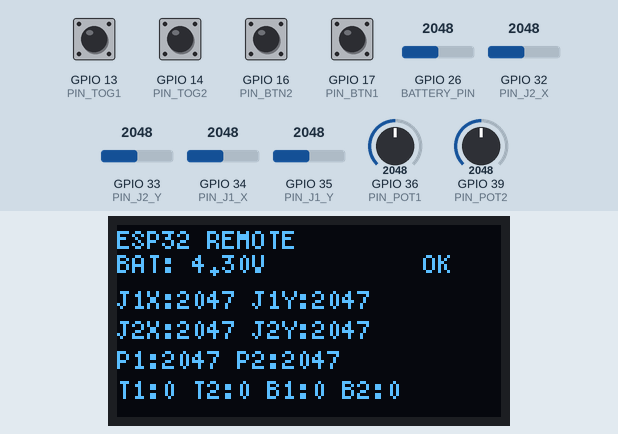
Simulated run of this sketch. Board: ESP32. Parts: 128×64 one-colour display. Inputs (shaded band) come from the test bench; at power-on: GPIO 13 (PIN_TOG1), GPIO 14 (PIN_TOG2), GPIO 16 (PIN_BTN2), GPIO 17 (PIN_BTN1) HIGH, GPIO 32 (PIN_J2_X) = 2048, GPIO 33 (PIN_J2_Y) = 2048, GPIO 34 (PIN_J1_X) = 2048, GPIO 35 (PIN_J1_Y) = 2048, GPIO 36 (PIN_POT1) = 2048, GPIO 39 (PIN_POT2) = 2048, GPIO 26 (BATTERY_PIN) = 2048 (analog values on the 0–4095 scale). No radio packets arrive unless stated; what the sketch prints to the serial monitor is not drawn.

Above: at 3.2 s.
3.3 s: GPIO 32 (PIN_J2_X) set to 2866
At 4.2 s:
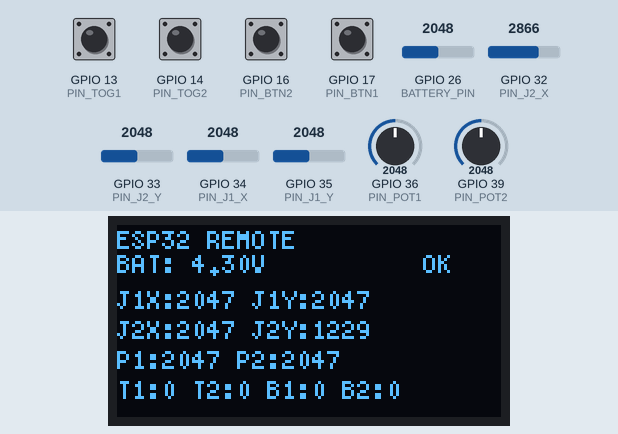
4.8 s: GPIO 33 (PIN_J2_Y) set to 2866
At 6.0 s:
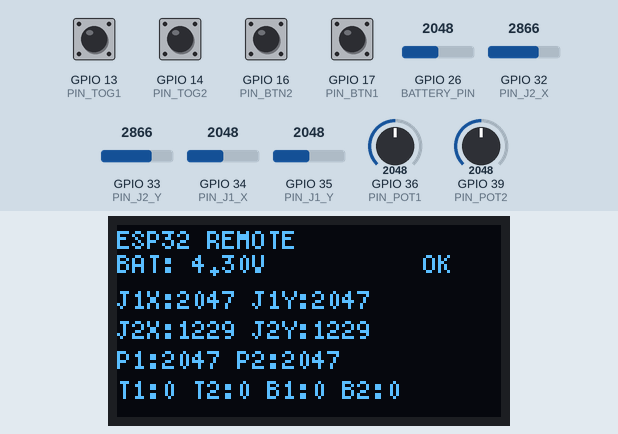
6.4 s: GPIO 34 (PIN_J1_X) set to 2866
At 7.7 s:
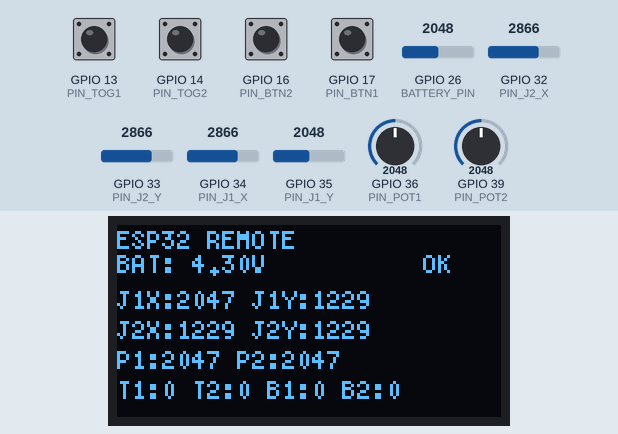
8.0 s: GPIO 35 (PIN_J1_Y) set to 2866
At 9.2 s:
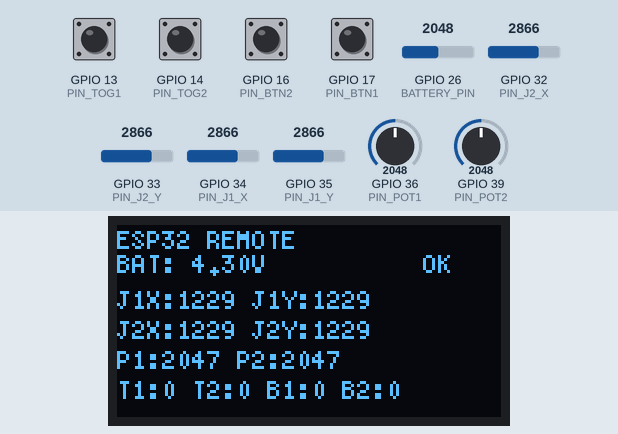
9.5 s: GPIO 36 (PIN_POT1) set to 2866
At 10.2 s:
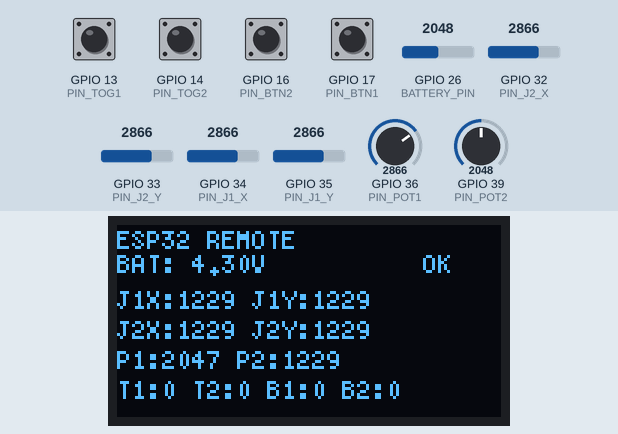
11.0 s: GPIO 39 (PIN_POT2) set to 2866
At 12.1 s:
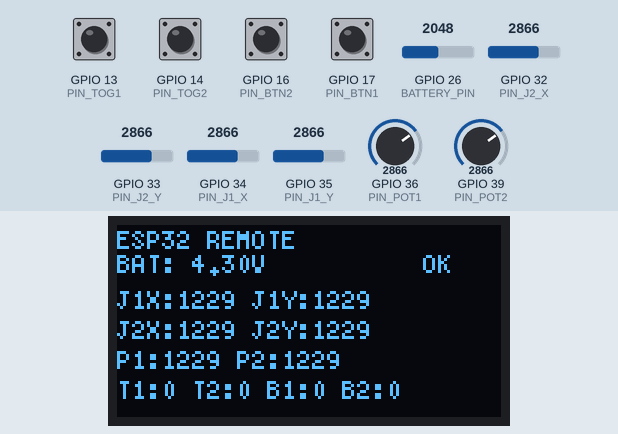
Timing chart, 0 to 13.5 s (numbered marks = the images above; inputs shaded):
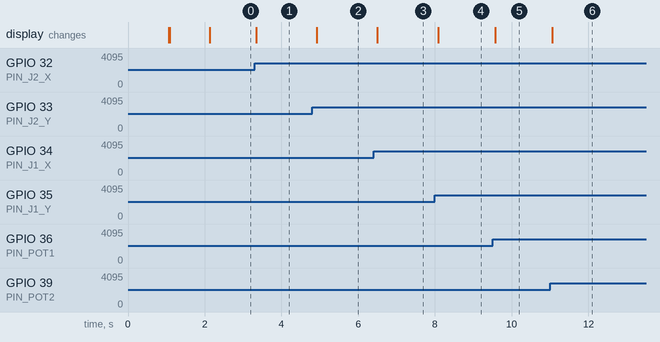

The sketch:

test_all_device_code.ino
```cpp
#include <SPI.h>
#include <RF24.h>
#include <Wire.h>
#include <U8g2lib.h>

// ===================== ANALOG INPUTS =====================

#define PIN_J1_X   34
#define PIN_J1_Y   35

#define PIN_J2_X   32
#define PIN_J2_Y   33

#define PIN_POT1   36
#define PIN_POT2   39

#define BATTERY_PIN 26

// ===================== DIGITAL INPUTS =====================

#define PIN_TOG1   13
#define PIN_TOG2   14

#define PIN_BTN1   17
#define PIN_BTN2   16

// ===================== NRF24 =====================

#define NRF_CE     25
#define NRF_CSN    27

#define NRF_SCK    18
#define NRF_MISO   19
#define NRF_MOSI   23

RF24 radio(NRF_CE, NRF_CSN);

const byte address[6] = "RC001";

// ===================== OLED =====================

U8G2_SH1106_128X64_NONAME_F_HW_I2C display(
  U8G2_R0,
  U8X8_PIN_NONE
);

// ===================== DATA STRUCT =====================

struct ControlPacket {
  uint16_t j1x;
  uint16_t j1y;
  uint16_t j2x;
  uint16_t j2y;
  uint16_t pot1;
  uint16_t pot2;
  bool tog1;
  bool tog2;
  bool btn1;
  bool btn2;
};

ControlPacket data;

// ===================== SMOOTH ANALOG READ =====================

uint16_t smoothRead(int pin) {
  uint32_t sum = 0;
  for (int i = 0; i < 8; i++) {
    sum += analogRead(pin);
    delayMicroseconds(100);
  }
  return sum / 8;
}

// ===================== INVERT ADC =====================

uint16_t invert12(uint16_t v) {
  return 4095 - v;
}

// ===================== BATTERY CALIBRATION TABLE =====================

const uint16_t adcTable[] = {
  1637, 1664, 1690, 1716, 1744,
  1773, 1800, 1824, 1852, 1878,
  1904, 1934, 1960, 1987, 2015
};

const float voltTable[] = {
  3.60, 3.65, 3.70, 3.75, 3.80,
  3.85, 3.90, 3.95, 4.00, 4.05,
  4.10, 4.15, 4.20, 4.25, 4.30
};

const int TABLE_SIZE = sizeof(adcTable) / sizeof(adcTable[0]);

uint16_t readBatteryRaw() {
  uint32_t sum = 0;
  for (int i = 0; i < 16; i++) {
    sum += analogRead(BATTERY_PIN);
    delayMicroseconds(100);
  }
  return sum / 16;
}

float adcToVoltage(uint16_t raw) {
  if (raw <= adcTable[0]) {
    return voltTable[0];
  }

  if (raw >= adcTable[TABLE_SIZE - 1]) {
    return voltTable[TABLE_SIZE - 1];
  }

  for (int i = 0; i < TABLE_SIZE - 1; i++) {
    if (raw >= adcTable[i] && raw <= adcTable[i + 1]) {
      float x0 = adcTable[i];
      float x1 = adcTable[i + 1];
      float y0 = voltTable[i];
      float y1 = voltTable[i + 1];

      return y0 + (raw - x0) * (y1 - y0) / (x1 - x0);
    }
  }

  return 0.0f;
}

float getBatteryVoltage() {
  uint16_t raw = readBatteryRaw();
  return adcToVoltage(raw);
}

// ===================== SETUP =====================

void setup() {
  Serial.begin(115200);
  delay(1000);

  pinMode(PIN_TOG1, INPUT_PULLUP);
  pinMode(PIN_TOG2, INPUT_PULLUP);
  pinMode(PIN_BTN1, INPUT_PULLUP);
  pinMode(PIN_BTN2, INPUT_PULLUP);

  analogReadResolution(12);

  analogSetPinAttenuation(PIN_J1_X, ADC_11db);
  analogSetPinAttenuation(PIN_J1_Y, ADC_11db);

  analogSetPinAttenuation(PIN_J2_X, ADC_11db);
  analogSetPinAttenuation(PIN_J2_Y, ADC_11db);

  analogSetPinAttenuation(PIN_POT1, ADC_11db);
  analogSetPinAttenuation(PIN_POT2, ADC_11db);

  analogSetPinAttenuation(BATTERY_PIN, ADC_11db);

  // ===================== OLED =====================

  Wire.begin(21, 22);

  display.begin();

  display.clearBuffer();

  display.setFont(u8g2_font_6x12_tr);

  display.drawStr(0, 15, "ESP32 REMOTE");

  display.drawStr(0, 35, "OLED OK");

  display.sendBuffer();

  // ===================== NRF24 =====================

  SPI.begin(NRF_SCK, NRF_MISO, NRF_MOSI, NRF_CSN);

  Serial.println("Starting NRF24...");

  if (!radio.begin()) {
    Serial.println("NRF NOT DETECTED");

    display.clearBuffer();

    display.drawStr(0, 20, "NRF FAILED");

    display.sendBuffer();

    while (1) {
      delay(100);
    }
  }

  radio.setChannel(76);
  radio.setDataRate(RF24_250KBPS);
  radio.setPALevel(RF24_PA_LOW);
  radio.openWritingPipe(address);
  radio.stopListening();

  Serial.println("NRF OK");

  display.clearBuffer();

  display.drawStr(0, 20, "NRF OK");

  display.sendBuffer();

  delay(1000);
}

// ===================== LOOP =====================

void loop() {
  // ===================== READ ANALOGS =====================

  data.j1x = invert12(smoothRead(PIN_J1_Y));
  data.j1y = invert12(smoothRead(PIN_J1_X));

  data.j2x = invert12(smoothRead(PIN_J2_Y));
  data.j2y = invert12(smoothRead(PIN_J2_X));

  data.pot1 = invert12(smoothRead(PIN_POT2));
  data.pot2 = invert12(smoothRead(PIN_POT1));

  // ===================== READ DIGITALS =====================

  data.tog1 = !digitalRead(PIN_TOG2);
  data.tog2 = !digitalRead(PIN_TOG1);

  data.btn1 = !digitalRead(PIN_BTN1);
  data.btn2 = !digitalRead(PIN_BTN2);

  // ===================== BATTERY =====================

  float battVoltage = getBatteryVoltage();

  // ===================== SEND NRF =====================

  bool ok = radio.write(&data, sizeof(data));

  // ===================== SERIAL OUTPUT =====================

  Serial.print("J1X:");
  Serial.print(data.j1x);
  Serial.print(" J1Y:");
  Serial.print(data.j1y);
  Serial.print(" J2X:");
  Serial.print(data.j2x);
  Serial.print(" J2Y:");
  Serial.print(data.j2y);
  Serial.print(" P1:");
  Serial.print(data.pot1);
  Serial.print(" P2:");
  Serial.print(data.pot2);
  Serial.print(" T1:");
  Serial.print(data.tog1);
  Serial.print(" T2:");
  Serial.print(data.tog2);
  Serial.print(" B1:");
  Serial.print(data.btn1);
  Serial.print(" B2:");
  Serial.print(data.btn2);
  Serial.print(" BAT:");
  Serial.print(battVoltage, 2);
  Serial.print("V ");
  Serial.print(" NRF:");

  if (ok)
    Serial.println("OK");
  else
    Serial.println("FAIL");

  // ===================== OLED =====================

  display.clearBuffer();

  display.setFont(u8g2_font_5x8_tr);

  char buf[32];
  char battBuf[20];

  display.drawStr(0, 8, "ESP32 REMOTE");

  snprintf(battBuf, sizeof(battBuf), "BAT: %.2fV", battVoltage);
  display.drawStr(0, 16, battBuf);

  snprintf(buf, sizeof(buf),
           "J1X:%4u J1Y:%4u",
           data.j1x,
           data.j1y);

  display.drawStr(0, 28, buf);

  snprintf(buf, sizeof(buf),
           "J2X:%4u J2Y:%4u",
           data.j2x,
           data.j2y);

  display.drawStr(0, 38, buf);

  snprintf(buf, sizeof(buf),
           "P1:%4u P2:%4u",
           data.pot1,
           data.pot2);

  display.drawStr(0, 48, buf);

  snprintf(buf, sizeof(buf),
           "T1:%d T2:%d B1:%d B2:%d",
           data.tog1,
           data.tog2,
           data.btn1,
           data.btn2);

  display.drawStr(0, 58, buf);

  if (ok)
    display.drawStr(102, 16, "OK");
  else
    display.drawStr(96, 16, "NO");

  display.sendBuffer();

  delay(50);
}
```

Measured:
- after the input at 3.3 s, the display: changes at once (image 1)
- after the input at 4.8 s, the display: changes after 0.12 s (image 2)
- after the input at 6.4 s, the display: changes after 0.10 s (image 3)
- after the input at 8.0 s, the display: changes after 0.08 s (image 4)
- after the input at 9.5 s, the display: changes after 0.07 s (image 5)
- after the input at 11.0 s, the display: changes after 0.06 s (image 6)
